Frame 1 (no input): blank canvas, image omitted
Frame 60 (no input): blank canvas, image omitted
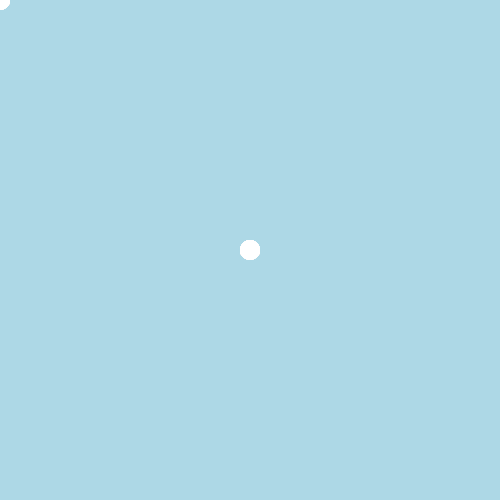
Frame 120 (the mouse pressed at the canvas centre since frame 60)

The p5.js sketch whose frames 1 and 60 were blank and that drew this single picture after the mouse press (run headless with seeded random() and noise() and a simulated clock; from frame 60 on, the mouse is pressed at the canvas centre):

// p5.js sketch
// ── sketch.js
function setup() {
  createCanvas(500, 500);

  background('lightblue');

  strokeWeight(20);
  stroke("white");
  frameRate(50);
}

function draw() {
  let posY = mouseY;
  let posX = mouseX;
  
  point(posX, posY);
}

function jump() {
  console.log('Jumpy');
}
